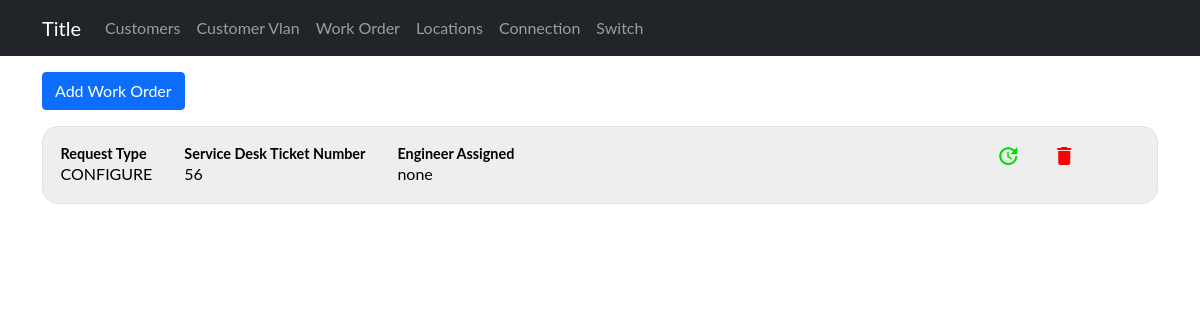
The app's page /devices/workorder with its own data.
### sitadevices/models.py (models this page shows)
class WorkOrder(models.Model):
    work_order_date = models.DateTimeField(default=timezone.now)
    request_date = models.DateField(default=timezone.now)
    connections= models.ForeignKey(Connections, on_delete=models.CASCADE, blank=True, null=True)
    service_desk_ticket_number = models.CharField(max_length=200,default="none")
    request_type = models.CharField(choices=requestType, max_length=200,default="none")
    request_description = models.TextField(default="none")
    configuration_remark = models.TextField(default="none")
    comment = models.TextField(default="none")
    engineer_assigned = models.CharField(max_length=200,default="none")
    company_id = models.ForeignKey(Customer, on_delete=models.CASCADE)
    vlan_number = models.ForeignKey(CustomerVlan, on_delete=models.CASCADE)
    submitted_date_time = models.DateTimeField(default=timezone.now)

### sitadevices/views.py (the view)
# urls.py: path('workorder', WorkOrders, name="workorderlist"),
def WorkOrders(request):
    WorkOrders = WorkOrder.objects.all()
    dic = {
        'workorder': WorkOrders,
    }
    return render(request, 'admin/WorkOrder/workorder.html', {'dic': dic})

### sitadevices/templates/admin/WorkOrder/workorder.html
{% extends '../base1.html' %}
{% block content %}
<div class="container">
    <a href="{%url 'device:workorderinp' %}"><button type="button" class="btn btn-primary mt-3">  Add Work Order</button></a>
{% for workorder in dic.workorder %}
    <div class="grid">
        <a href="{%url 'device:workorderind' workorder.id%}">
            <div class="flex">
                <div class="margin-right">
                    <h4 class="list-title">Request Type</h4>
                    <p>{{workorder.request_type}}</p>
                </div>
                <div class="margin-right">
                    <h4 class="list-title">Service Desk Ticket Number</h4>
                    <p>{{workorder.service_desk_ticket_number}}</p>
                </div>
                <div class="margin-right">
                    <h4 class="list-title">Engineer Assigned</h4>
                    <p>{{workorder.engineer_assigned}}</p>
                </div>
            </div>
        </a>
        <div class="delupd">
            <a class="upd" href="{%url 'device:workorderupd' workorder.id%}"><span class="material-icons md-36">update</span></a>
            <a class="del" href="{%url 'device:workorderdel' workorder.id%}"><span class="material-icons md-36">delete</span></a>
        </div>
    </div>
{% endfor %}
</div>
{% endblock  %}

### static/Css/devices/styles.css (style rules this page uses)
h1,h2,h3,h4,p,a { margin:0; padding:0; }
a { text-decoration: none; color: black; }
.grid { display:grid; grid-template-columns: 80% 20% ; border-radius: 1rem; border: 0.5px solid rgb(226, 226, 226); background-color: rgb(238, 238, 238); margin-top: 1em; transition: 0.5s; padding:0.1rem; }
.flex { display:flex; flex-direction: row; padding:1rem; }
.delupd { display: flex; flex-direction: row; align-content: center; justify-content: center; gap: 2rem; margin-right:1em; }
.del { padding-top: 15px; color:red; }
.upd { padding-top: 15px; color: rgb(0, 219, 0); }
.list-title { font-size: 0.9rem; font-weight: bold; }
.margin-right { margin-right: 2rem; }

### sitadevices/templates/admin/base1.html (style rules this page uses)
body { font-family: "Lato", sans-serif; }

### records on screen
WorkOrder: request_type "CONFIGURE", service_desk_ticket_number "56", engineer_assigned "none"
